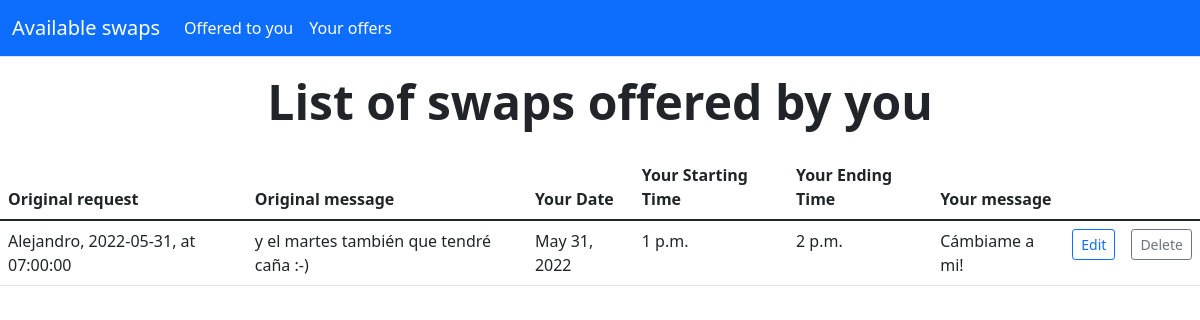
Page /your_offers/ (signed in) on the committed database.
### chat_commerce/models.py (models this page shows, shortened)
class Offer(models.Model):
    User = models.ForeignKey(User, related_name='offering_user', on_delete=models.CASCADE)
    Request = models.ForeignKey(Request, related_name='original_request', on_delete=models.CASCADE)
    message = models.TextField(blank=True)
    active = models.BooleanField(default=True)
    date = models.DateField()
    start_time = models.TimeField()
    end_time = models.TimeField()
    created_at = models.DateTimeField(auto_now_add=True)
    updated_at = models.DateTimeField(auto_now=True)
    objects = models.Manager()
    accepted = models.BooleanField(default=False)
    class Meta:
        verbose_name_plural = 'Offerings'
        ordering = ('date', "start_time", "end_time")

class Request(models.Model):
    User = models.ForeignKey(User, related_name='requesting_user', on_delete=models.CASCADE)
    message = models.TextField(blank=True)
    active = models.BooleanField(default=True)
    date = models.DateField()
    start_time = models.TimeField()
    end_time = models.TimeField()
    created_at = models.DateTimeField(auto_now_add=True)
    updated_at = models.DateTimeField(auto_now=True)
    objects = models.Manager()
    accepted = models.BooleanField(default=False)
    class Meta:
        verbose_name_plural = 'Requests'
        ordering = ('date', "start_time", "end_time")
    def __str__(self):
        return f"{self.User.username.capitalize()}, {self.date}, at {self.start_time}"

### chat_commerce/views.py (the view)
# urls.py: path('your_offers/', views.YourOffers_ListView.as_view(), name='your_offers'),
class YourOffers_ListView(LoginRequiredMixin, ListView):
    model = Offer
    template_name = 'chat_commerce/your_offers.html'
    raise_exception = True
    def get_queryset(self):
        return Offer.objects.filter(User=self.request.user)

### templates/chat_commerce/your_offers.html (shortened to what this page needs)
{% extends "../base.html" %}
{% block content %}
	<div class="px-6 py-2 my-2 text-center">
		<h1 class="display-5 fw-bold">List of swaps offered by you</h1>
	</div>
	<table class="table">
	  <thead>
	    <tr>
		  <th scope="col">Original request</th>
		  <th scope="col">Original message</th>
	      <th scope="col">Your Date</th>
	      <th scope="col">Your Starting Time</th>
	      <th scope="col">Your Ending Time</th>
		  <th scope="col">Your message</th>
	    </tr>
	  </thead>
	  <tbody>
	    {% for offer in object_list %}
        {% if offer.active %}
		<tr>
		  <td>{{offer.Request}}</td>
          <td>{{offer.Request.message}}</td>
	      <td>{{offer.date}}</td>
	      <td>{{offer.start_time}}</td>
	      <td>{{offer.end_time}}</td>
		  <td>{{offer.message}}</td>
		  <td>
			<a button type="button" class="btn btn-outline-primary btn-sm" href="{% url 'chat_commerce:offer_update' offer.id %}">Edit</a>
		  </td>
		  <td>
			<a button type="button" class="btn btn-outline-secondary btn-sm" href="{% url 'chat_commerce:delete_offer' offer.id %}">Delete</a>
		  </td>
	    </tr>
        {% endif %}
	   {% endfor %}
	  </tbody>
	</table>
{% endblock %}

### rows in the picture
Offer: Request "Alejandro, 2022-05-31, at 07:00:00", Request.message "y el martes también que tendré caña :-)", date "May 31, 2022", start_time "1 p.m.", end_time "2 p.m.", message "Cámbiame a mi!"
